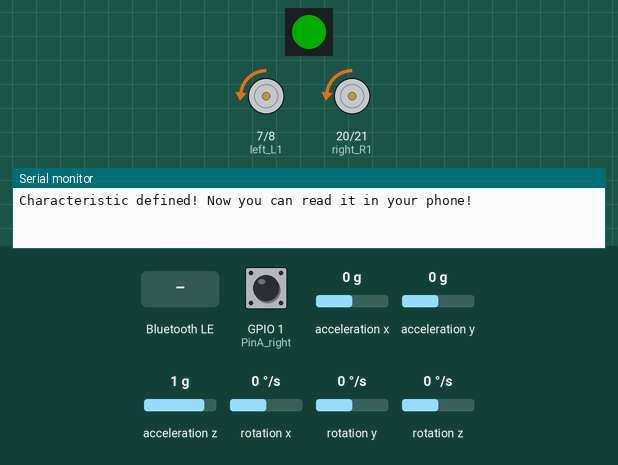
This sketch was run on a simulated ESP32-S3. Parts: 1 RGB LEDs in strip order, left to right, motor-driver pin pairs drawn as motors (green arrow = first pin HIGH = forward, orange = second pin HIGH = backward, longer = more drive, scaled by the enable pin), the last lines printed to the serial monitor. Wiring (inferred from the names in the program): MPU-6050 motion sensor at I2C address 0x68. The test bench sets the inputs (shaded band); at power-on: acceleration z 1 g, acceleration y 0 g, rotation x 0 °/s, GPIO 1 (PinA_right) LOW, acceleration x 0 g, rotation y 0 °/s, rotation z 0 °/s. Dim RGB values are drawn brighter than linear; nothing arrives over Bluetooth unless stated; a phone connects over Bluetooth LE 3 s after start.

Above: at 3.7 s.
3.8 s: acceleration z set to 0.1 g
5.3 s: acceleration z set to -0.2 g
At 5.47 s:
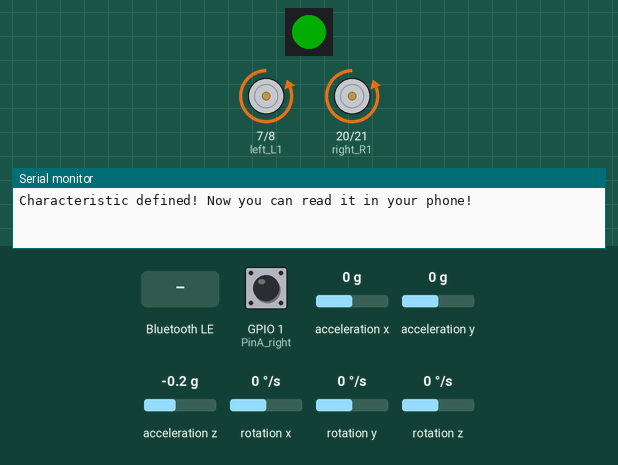
7.1 s: acceleration y set to -0.2 g
At 7.84 s:
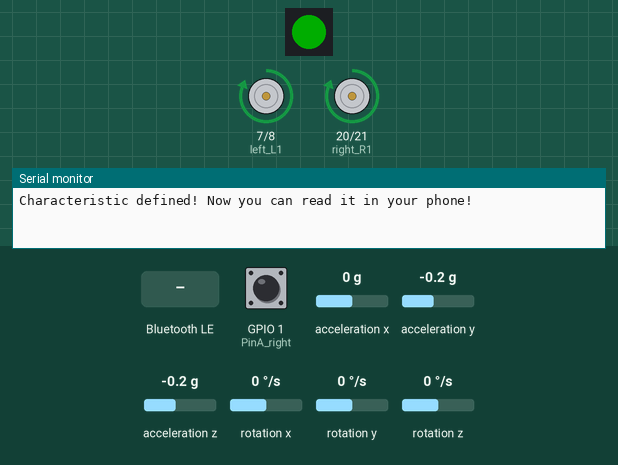
9.5 s: acceleration y set to 1.4 g
At 11.0 s:
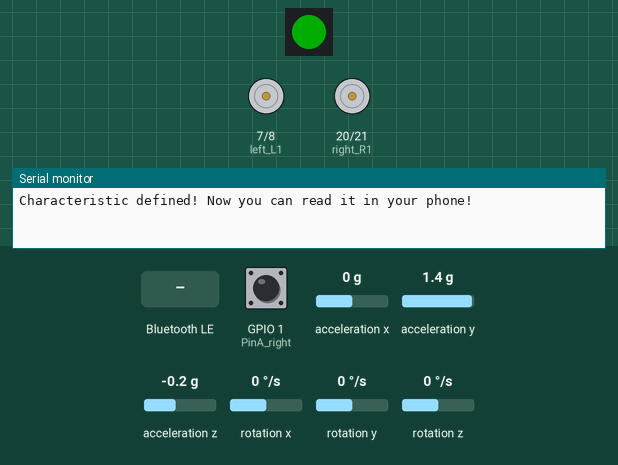
11.6 s: Bluetooth LE write "5" received
13.4 s: rotation x set to -192 °/s
At 15.16 s:
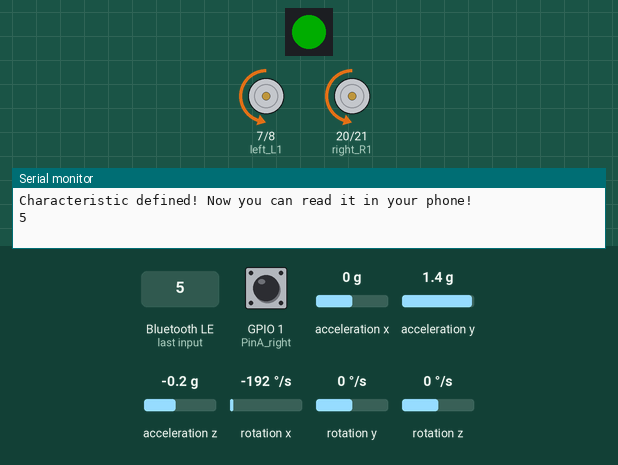
Timing chart, 0 to 17.4 s (numbered marks = the images above; inputs shaded):
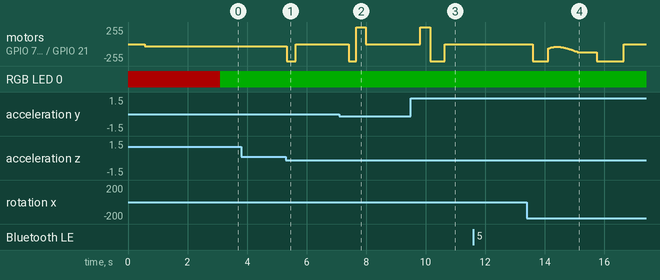

The sketch:

Car_BT.ino
```cpp
#include <Arduino.h>
#include <Wire.h>

#include <BLEDevice.h>
#include <BLEUtils.h>
#include <BLEServer.h>
#include <BLE2902.h>

#include <Adafruit_NeoPixel.h>

#ifdef __U8G2__
#include <U8g2lib.h>
U8G2_SSD1306_72X40_ER_F_HW_I2C u8g2(U8G2_R0, /* reset=*/ U8X8_PIN_NONE);   // EastRising 0.42" OLED
#endif


#define SERVICE_UUID          "4fafc201-1fb5-459e-8fcc-c5c9c331914b"
#define CHARACTERISTIC_UUID   "beb5483e-36e1-4688-b7f5-ea07361b26a8"

BLEServer *pServer = NULL;
BLECharacteristic* pCharacteristic = NULL;
bool deviceConnected = false;
bool oldDeviceConnected = false;
int rxLen = 0;
char rxBuf[128] = {0};

// Which pin on is connected to the NeoPixels?
#define LED_PIN    2
// How many NeoPixels are attached?
#define LED_COUNT  1
// NeoPixel brightness, 0 (min) to 255 (max)
#define BRIGHTNESS 50 // Set BRIGHTNESS to about 1/5 (max = 255)
Adafruit_NeoPixel strip(LED_COUNT, LED_PIN, NEO_GRB + NEO_KHZ800);

#define SDA_PIN 	5
#define SCL_PIN 	6
#define MPU_ADDR  0x68
#define PWM_FREQUENCY     500

int16_t ax, ay, az, gx, gy, gz;     //定义三轴加速度，三轴陀螺仪的变量

hw_timer_t * timer0 = NULL;
portMUX_TYPE timerMux = portMUX_INITIALIZER_UNLOCKED;
int tmrCnt = 0, btCnt = 0;


//TB6612引脚定义
const int right_R1 = 20;  // D8
const int right_R2 = 21;	// D12
const int PWM_R = 4;      // D10
const int left_L1 = 7;		// D7
const int left_L2 = 8;		// D6
const int PWM_L = 3;      // D9

///////////////////////角度参数//////////////////////////////
//float angle_X;  //由加速度计算关于X轴的倾斜角度变量
//float angle_Y;  //由加速度计算关于Y轴的倾斜角度变量
float angle0 = -1; //实际测量出的角度（理想时是0度）
float Gyro_x, Gyro_y, Gyro_z;  //用于陀螺仪算出的各轴角速度
///////////////////////角度参数//////////////////////////////

///////////////////////Kalman_Filter////////////////////////////
float Q_angle = 0.001;  //陀螺仪噪声的协方差
float Q_gyro = 0.003;   //陀螺仪漂移噪声的协方差
float R_angle = 0.5;    //加速度计的协方差
char C_0 = 1;
float dt = 0.005; //dt的取值为滤波器采样时间
float K1 = 0.05;  //含有卡尔曼增益的函数，用于计算最优估计值的偏差
float K_0, K_1, t_0, t_1;
float angle_err;
float q_bias;    //陀螺仪漂移

float angle;
float angle_speed;

float Pdot[4] = { 0, 0, 0, 0};
float P[2][2] = {{ 1, 0 }, { 0, 1 }};
float PCt_0, PCt_1, E;
//////////////////////Kalman_Filter/////////////////////////

//////////////////////PID参数///////////////////////////////
double kp = 34, ki = 0, kd = 0.62;                      //角度环参数
double kp_speed = 3.6, ki_speed = 0.08, kd_speed = 0;  //速度环参数
double step0 = 0; //速度平衡点
int PD_pwm;  //角度输出
float pwm1 = 0, pwm2 = 0;

//////////////////中断测速计数/////////////////////////////
#define PinA_left   0  //外部中断 D5
#define PinA_right  1  //外部中断 D4
volatile long count_right = 0;//用于计算霍尔编码器计算的脉冲值(volatile long类型是为了确保数值有效）
volatile long count_left = 0;

//////////////////////脉冲计算/////////////////////////
int rpluse = 0;
int lpluse = 0;
int pulseright, pulseleft;
////////////////////////////////PI变量参数//////////////////////////
float speeds_filterold = 0;
float positions = 0;
double PI_pwm;
int cc;
int speedout;
float speeds_filter;


class MyServerCallbacks: public BLEServerCallbacks {
    void onConnect(BLEServer* pServer) {
      deviceConnected = true;
      //Serial.println("onConnect");
    };

    void onDisconnect(BLEServer* pServer) {
      deviceConnected = false;
      //Serial.println("onDisconnect");
    }
};

class MyCallbacks: public BLECharacteristicCallbacks {
    void onWrite(BLECharacteristic *pCharacteristic) {
      std::string rxValue = pCharacteristic->getValue();

      rxLen = rxValue.length();
      for(int i = 0; i < rxValue.length(); i++) rxBuf[i] = rxValue[i];
      rxBuf[rxLen] = 0;
    }
};

void setup()
{
  Serial.begin(115200);

  strip.begin();           // INITIALIZE NeoPixel strip object (REQUIRED)
  strip.show();            // Turn OFF all pixels ASAP
  strip.setBrightness(BRIGHTNESS);
  colorWipe(strip.Color(255,   0,   0)     , 50); // Red

  //设置控制电机的引脚为输出状态
  pinMode(right_R1, OUTPUT);
  pinMode(right_R2, OUTPUT);
  pinMode(left_L1, OUTPUT);
  pinMode(left_L2, OUTPUT);
  pinMode(PWM_R, OUTPUT);
  pinMode(PWM_L, OUTPUT);

  analogWriteFrequency(PWM_FREQUENCY);
  analogWriteResolution(8);

  //赋初始状态值
  digitalWrite(right_R1, 1);
  digitalWrite(right_R2, 0);
  digitalWrite(left_L1,  1);
  digitalWrite(left_L2, 0);
  analogWrite(PWM_R, 0);
  analogWrite(PWM_L, 0);

  pinMode(PinA_left, INPUT);  //测速码盘输入
  pinMode(PinA_right, INPUT);

  //////////////////////////////////////////////////////////////////
  // Bluetooth LE
  BLEDevice::init("ESP32_Car");
  pServer = BLEDevice::createServer();
  pServer->setCallbacks(new MyServerCallbacks());

  BLEService *pService = pServer->createService(SERVICE_UUID);
  pCharacteristic = pService->createCharacteristic(
                            CHARACTERISTIC_UUID,
                            BLECharacteristic::PROPERTY_READ |
                            BLECharacteristic::PROPERTY_WRITE  |
                            BLECharacteristic::PROPERTY_NOTIFY
                            );

  // Create a BLE Descriptor
  pCharacteristic->addDescriptor(new BLE2902());
  pCharacteristic->setCallbacks(new MyCallbacks());
  pService->start();

  BLEAdvertisementData advData;
  advData.setName("ESP32_Car");
  advData.setCompleteServices(BLEUUID(SERVICE_UUID));

  BLEAdvertising *pAdvertising = pServer->getAdvertising();  // this still is working for backward compatibility
  pAdvertising->setAdvertisementData(advData);
  pAdvertising->setScanResponse(true);
  pAdvertising->setMinPreferred(0x06);  // functions that help with iPhone connections issue
  pAdvertising->setMaxPreferred(0x12);
  pAdvertising->start();
  Serial.println("Characteristic defined! Now you can read it in your phone!");
  //////////////////////////////////////////////////////////////////

  Wire.begin(SDA_PIN, SCL_PIN);
  Wire.setClock(400000);

  delay(500);
  MPU6050_Init();
  delay(2);

#ifdef __U8G2__
  u8g2.begin();
  u8g2.clearBuffer();          // clear the internal memory
  u8g2.setFont(u8g2_font_ncenB08_tr); // choose a suitable font
#endif
  timer0 = timerBegin(0, 80, true);
  timerAttachInterrupt(timer0, &_callback0, true);
  timerAlarmWrite(timer0, 5000, true); // 5ms执行一次 (value in microseconds)
  timerAlarmEnable(timer0);

  //外部中断，用于计算车轮转速
  attachInterrupt(PinA_left, Code_left, CHANGE);  //PinA_left引脚的电平发生改变触发外部中断，执行子函数 Code_left
  attachInterrupt(PinA_right, Code_right, CHANGE); //PinA_right引脚的电平发生改变触发外部中断，执行子函数 Code_right
}

void loop() {
  char buf[128], len;

  MPU6050_getMotion6(&ax, &ay, &az, &gx, &gy, &gz); // I2C 不能放到中斷裡面執行

  if( ++tmrCnt >= 250 ) {
    tmrCnt = 0;
/*  Serial.println(angle);
    Serial.print(PD_pwm); Serial.print(", "); Serial.println(PI_pwm);
    Serial.print(pwm1); Serial.print(", "); Serial.println(pwm2);
*/
#ifdef __U8G2__
    u8g2.clearBuffer();
    sprintf(buf, "A: %7.2f", angle);
    u8g2.drawStr(0, 10, buf); // write something to the internal memory
    sprintf(buf, "S: %7.2f", speeds_filter);
    u8g2.drawStr(0, 20, buf);
    u8g2.sendBuffer();        // transfer internal memory to the display
#endif

    if (deviceConnected) {
      len = sprintf(buf, "%7.2f,%7.2f,%5.2f,%5.2f,%5.2f,%5.2f,%5.2f,%5.2f",
            angle, speeds_filter, kp, ki, kd, kp_speed, ki_speed, kd_speed);
      pCharacteristic->setValue((uint8_t*)buf, len);
      pCharacteristic->notify();

      if( rxLen > 0 )
      {
        rxLen = 0;
        Serial.println(rxBuf);
        sscanf((const char *)rxBuf, "%lf, %lf, %lf, %lf, %lf, %lf",
            &kp, &ki, &kd, &kp_speed, &ki_speed, &kd_speed);
      }
    }
  }

  if( ++btCnt >= 25 ) {
    btCnt = 0;

    // disconnecting
    if (!deviceConnected && oldDeviceConnected) {
      colorWipe(strip.Color(255,   0,   0)     , 50); // Red
      Serial.println("start advertising");
      oldDeviceConnected = deviceConnected;
      pServer->startAdvertising(); // restart advertising
    }

    // connecting
    if (deviceConnected && !oldDeviceConnected) {
      // do stuff here on connecting
      colorWipe(strip.Color(  0, 255,   0)     , 50); // Green
      oldDeviceConnected = deviceConnected;
    }
  }

  delay(4);
}

/////////////////////霍尔计数/////////////////////////
//左测速码盘计数
void Code_left()
{
  count_left ++;
}
//右测速码盘计数
void Code_right()
{
  count_right ++;
}
////////////////////脉冲计算///////////////////////
void countpluse()
{
  lpluse = count_left;
  count_left = 0;

  rpluse = count_right;
  count_right = 0;

  if( (pwm1 * pwm2) >= 0 )
  {
    //判断平衡车小车运动方向 如果后退时（PWM即电机电压为负）脉冲数为负数
    if( pwm1 < 0 ) {
      rpluse = -rpluse;
      lpluse = -lpluse;
    }
  }
  else
  {
    //小车运动方向判断 左旋转 右脉冲数为正数 左脉冲数为负数
    if( pwm1 < 0 ) {
      rpluse = rpluse;
      lpluse = -lpluse;
    }
    else {
      rpluse = -rpluse;
      lpluse = lpluse;
    }
  }

  //每5ms进入中断时，脉冲数叠加
  pulseright += rpluse;
  pulseleft += lpluse;
}

/////////////////////////////////中断////////////////////////////
void ARDUINO_ISR_ATTR _callback0()
{
  countpluse(); //脉冲叠加子函数

  portENTER_CRITICAL_ISR(&timerMux);
  angle_calculate(ax, ay, az, gx, gy, gz,
          dt, Q_angle, Q_gyro, R_angle, C_0, K1); //获取angle 角度和卡曼滤波
  portEXIT_CRITICAL_ISR(&timerMux);

  PD(); //角度环 PD控制
  anglePWM();

  if( ++cc >= 8 ) //5*8=40，40ms进入一次速度的PI算法
  {
    speedpiout();
    cc = 0;
  }
}
///////////////////////////////////////////////////////////

/////////////////////////////倾角计算///////////////////////
void angle_calculate(int16_t ax, int16_t ay, int16_t az,
    int16_t gx, int16_t gy, int16_t gz,
    float dt, float Q_angle, float Q_gyro, float R_angle, float C_0, float K1)
{
  float Angle = -atan2(ay, az) * (180/ PI);  //車輪轉動的角度計算公式, 负号为方向处理
  Gyro_x = -gx / 131;           //車軸的角速度, 负号为方向处理
  Kalman_Filter(Angle, Gyro_x); //卡曼滤波
  Gyro_z = -gz / 131;           //垂直轴線的角速度
}
////////////////////////////////////////////////////////////////

///////////////////////////////KalmanFilter/////////////////////
void Kalman_Filter(double angle_m, double gyro_m)
{
  angle += (gyro_m - q_bias) * dt;          //先验估计
  angle_err = angle_m - angle;

  Pdot[0] = Q_angle - P[0][1] - P[1][0];    //先验估计误差协方差的微分
  Pdot[1] = - P[1][1];
  Pdot[2] = - P[1][1];
  Pdot[3] = Q_gyro;

  P[0][0] += Pdot[0] * dt;    //先验估计误差协方差微分的积分
  P[0][1] += Pdot[1] * dt;
  P[1][0] += Pdot[2] * dt;
  P[1][1] += Pdot[3] * dt;

  //矩阵乘法的中间变量
  PCt_0 = C_0 * P[0][0];
  PCt_1 = C_0 * P[1][0];
  //分母
  E = R_angle + C_0 * PCt_0;
  //增益值
  K_0 = PCt_0 / E;
  K_1 = PCt_1 / E;

  t_0 = PCt_0;  //矩阵乘法的中间变量
  t_1 = C_0 * P[0][1];

  P[0][0] -= K_0 * t_0;    //后验估计误差协方差
  P[0][1] -= K_0 * t_1;
  P[1][0] -= K_1 * t_0;
  P[1][1] -= K_1 * t_1;

  q_bias += K_1 * angle_err;    //后验估计
  angle_speed = gyro_m - q_bias;   //输出值的微分，得出最优角速度
  angle += K_0 * angle_err; ////后验估计，得出最优角度
}

//////////////////角度PD////////////////////
void PD()
{
  PD_pwm = kp*(angle + angle0) + kd*angle_speed; //PD 角度环控制
}

//////////////////速度PI////////////////////
void speedpiout()
{
  float speeds = (pulseleft + pulseright) * 1.0;	//车速 脉冲值
  pulseright = pulseleft = 0;      //清零
  speeds_filterold *= 0.7;         //一阶互补滤波
  speeds_filter = speeds_filterold + speeds * 0.3;
  speeds_filterold = speeds_filter;
  positions += speeds_filter;
  positions = constrain(positions, -3550, 3550);  //抗积分饱和
  PI_pwm = ki_speed*(step0 - positions) - kp_speed*speeds_filter;	//速度环控制 PI
}
//////////////////速度PI////////////////////


////////////////////////////PWM终值/////////////////////////////
void anglePWM()
{
  pwm2 = -PD_pwm - PI_pwm ; //赋给电机PWM的最终值
  pwm1 = -PD_pwm - PI_pwm ;

  //限定PWM值不能超过255
  if( pwm1 > 255 )  pwm1 = 255;
  if( pwm1 < -255 ) pwm1 = -255;
  if( pwm2 > 255 )  pwm2 = 255;
  if( pwm2 < -255 ) pwm2 = -255;

  //自平衡小车倾斜角度大于45度，电机就会停转
  if( angle > 80 || angle < -80 ) pwm1 = pwm2 = 0;

  //根据PWM的正负来确定电机的转向和转速
  if( pwm2 >= 0 )
  {
    digitalWrite(left_L1, LOW);
    digitalWrite(left_L2, HIGH);
    analogWrite(PWM_L, pwm2);
  }
  else
  {
    digitalWrite(left_L1, HIGH);
    digitalWrite(left_L2, LOW);
    analogWrite(PWM_L, -pwm2);
  }

  if( pwm1 >= 0 )
  {
    digitalWrite(right_R1, LOW);
    digitalWrite(right_R2, HIGH);
    analogWrite(PWM_R, pwm1);
  }
  else
  {
    digitalWrite(right_R1, HIGH);
    digitalWrite(right_R2, LOW);
    analogWrite(PWM_R, -pwm1);
  }
}

void MPU6050_Init(){
  // REGISTER 0x6B/REGISTER 107:Power Management 1
  Wire.beginTransmission(MPU_ADDR); //This is the I2C address of the MPU (b1101000/b1101001 for AC0 low/high datasheet Sec. 9.2)
  Wire.write(0x6B); //Accessing the register 6B/107 - Power Management (Sec. 4.30)
  Wire.write(0b00000000); //Setting SLEEP register to 0, using the internal 8 Mhz oscillator
  Wire.endTransmission();

  // REGISTER 0x1b/REGISTER 27:Gyroscope Configuration
  Wire.beginTransmission(MPU_ADDR); //I2C address of the MPU
  Wire.write(0x1B); //Accessing the register 1B - Gyroscope Configuration (Sec. 4.4)
  Wire.write(0x00000000); //Setting the gyro to full scale +/- 250deg./s (转化为rpm:250/360 * 60 = 41.67rpm) 最高可以转化为2000deg./s
  Wire.endTransmission();

  // REGISTER 0x1C/REGISTER 28:ACCELEROMETER CONFIGURATION
  Wire.beginTransmission(MPU_ADDR); //I2C address of the MPU
  Wire.write(0x1C); //Accessing the register 1C - Acccelerometer Configuration (Sec. 4.5)
  Wire.write(0b00000000); //Setting the accel to +/- 2g（if choose +/- 16g，the value would be 0b00011000）
  Wire.endTransmission();
}

void MPU6050_getMotion6(int16_t *ax, int16_t *ay, int16_t *az, int16_t *gx, int16_t *gy, int16_t *gz)
{
  int len;
  long accelX, accelY, accelZ;
  long gyroX, gyroY, gyroZ;

  // REGISTER 0x3B~0x40/REGISTER 59~64
  Wire.beginTransmission(MPU_ADDR); //I2C address of the MPU
  Wire.write(0x3B); //Starting register for Accel Readings
  Wire.endTransmission();
  len = Wire.requestFrom(MPU_ADDR, 6); //Request Accel Registers (3B - 40)

//  if( len < 6 ) { Serial.print("Accel:"); Serial.println(len);}
  // 使用了左移<<和位运算|。Wire.read()一次读取1bytes，并在下一次调用时自动读取下一个地址的数据
  accelX = (Wire.read() << 8) | Wire.read(); //Store first two bytes into accelX （自动存储为定义的long型值）
  accelY = (Wire.read() << 8) | Wire.read(); //Store middle two bytes into accelY
  accelZ = (Wire.read() << 8) | Wire.read(); //Store last two bytes into accelZ

  // REGISTER 0x43~0x48/REGISTER 67~72
  Wire.beginTransmission(MPU_ADDR); //I2C address of the MPU
  Wire.write(0x43); //Starting register for Gyro Readings
  Wire.endTransmission();
  len = Wire.requestFrom(MPU_ADDR, 6); //Request Gyro Registers (43 ~ 48)

//  if( len < 6 ) { Serial.print("Gyro:"); Serial.println(len);}
  gyroX = (Wire.read() << 8) | Wire.read(); //Store first two bytes into accelX
  gyroY = (Wire.read() << 8) | Wire.read(); //Store middle two bytes into accelY
  gyroZ = (Wire.read() << 8) | Wire.read(); //Store last two bytes into accelZ

  portENTER_CRITICAL_ISR(&timerMux);
  *ax = accelX; *ay = accelY; *az = accelZ;
  *gx = gyroX; *gy = gyroY; *gz = gyroZ;
  portEXIT_CRITICAL_ISR(&timerMux);
  len = len;
}

// Fill strip pixels one after another with a color. Strip is NOT cleared
// first; anything there will be covered pixel by pixel. Pass in color
// (as a single 'packed' 32-bit value, which you can get by calling
// strip.Color(red, green, blue) as shown in the loop() function above),
// and a delay time (in milliseconds) between pixels.
void colorWipe(uint32_t color, int wait) {
  for(int i=0; i<strip.numPixels(); i++) { // For each pixel in strip...
    strip.setPixelColor(i, color);         //  Set pixel's color (in RAM)
    strip.show();                          //  Update strip to match
    delay(wait);                           //  Pause for a moment
  }
}
```

Measured:
- the behaviour switches between 0 and -0.1 g on acceleration z (found by bisection; images 0 and 1)
- the behaviour switches between 0 and -0.1 g on acceleration y (found by bisection; images 1 and 2)
- after the input at 3.8 s, every drawn part: stays the same
- after the input at 5.3 s, motor on GPIO 7 (left_L1) / GPIO 8 (left_L2), motor on GPIO 20 (right_R1) / GPIO 21 (right_R2): backward 34/255 → backward 255/255 at once, → stopped 0.30 s later
- after the input at 7.1 s, motor on GPIO 7 (left_L1) / GPIO 8 (left_L2), motor on GPIO 20 (right_R1) / GPIO 21 (right_R2): stopped → backward 255/255 after 0.31 s, → forward 255/255 0.27 s later, → stopped 0.30 s later
- after the input at 9.5 s, motor on GPIO 7 (left_L1) / GPIO 8 (left_L2), motor on GPIO 20 (right_R1) / GPIO 21 (right_R2): stopped → forward 255/255 after 0.31 s, → backward 255/255 0.34 s later, → stopped 0.48 s later
